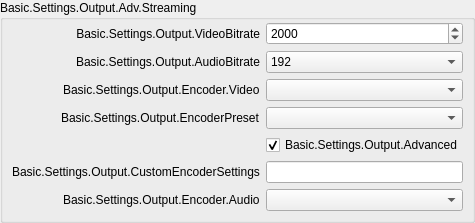
                     <widget class="QGroupBox" name="simpleStreamingGroupBox">
                      <property name="title">
                       <string>Basic.Settings.Output.Adv.Streaming</string>
                      </property>
                      <layout class="QFormLayout" name="simpleStreamingLayout">
                       <property name="fieldGrowthPolicy">
                        <enum>QFormLayout::FieldGrowthPolicy::AllNonFixedFieldsGrow</enum>
                       </property>
                       <property name="labelAlignment">
                        <set>Qt::AlignmentFlag::AlignRight|Qt::AlignmentFlag::AlignTrailing|Qt::AlignmentFlag::AlignVCenter</set>
                       </property>
                       <property name="leftMargin">
                        <number>9</number>
                       </property>
                       <property name="topMargin">
                        <number>2</number>
                       </property>
                       <property name="rightMargin">
                        <number>9</number>
                       </property>
                       <property name="bottomMargin">
                        <number>9</number>
                       </property>
                       <item row="0" column="0">
                        <widget class="QLabel" name="simpleOutputVBitrateLabel">
                         <property name="minimumSize">
                          <size>
                           <width>170</width>
                           <height>0</height>
                          </size>
                         </property>
                         <property name="text">
                          <string>Basic.Settings.Output.VideoBitrate</string>
                         </property>
                         <property name="alignment">
                          <set>Qt::AlignmentFlag::AlignRight|Qt::AlignmentFlag::AlignTrailing|Qt::AlignmentFlag::AlignVCenter</set>
                         </property>
                         <property name="buddy">
                          <cstring>simpleOutputVBitrate</cstring>
                         </property>
                        </widget>
                       </item>
                       <item row="0" column="1">
                        <widget class="QSpinBox" name="simpleOutputVBitrate">
                         <property name="minimum">
                          <number>200</number>
                         </property>
                         <property name="maximum">
                          <number>1000000</number>
                         </property>
                         <property name="value">
                          <number>2000</number>
                         </property>
                        </widget>
                       </item>
                       <item row="1" column="0">
                        <widget class="QLabel" name="simpleOutputABitrateLabel">
                         <property name="text">
                          <string>Basic.Settings.Output.AudioBitrate</string>
                         </property>
                         <property name="buddy">
                          <cstring>simpleOutputABitrate</cstring>
                         </property>
                        </widget>
                       </item>
                       <item row="1" column="1">
                        <widget class="QComboBox" name="simpleOutputABitrate">
                         <property name="currentIndex">
                          <number>8</number>
                         </property>
                         <item>
                          <property name="text">
                           <string>32</string>
                          </property>
                         </item>
                         <item>
                          <property name="text">
                           <string>48</string>
                          </property>
                         </item>
                         <item>
                          <property name="text">
                           <string>64</string>
                          </property>
                         </item>
                         <item>
                          <property name="text">
                           <string>80</string>
                          </property>
                         </item>
                         <item>
                          <property name="text">
                           <string>96</string>
                          </property>
                         </item>
                         <item>
                          <property name="text">
                           <string>112</string>
                          </property>
                         </item>
                         <item>
                          <property name="text">
                           <string>128</string>
                          </property>
                         </item>
                         <item>
                          <property name="text">
                           <string>160</string>
                          </property>
                         </item>
                         <item>
                          <property name="text">
                           <string>192</string>
                          </property>
                         </item>
                         <item>
                          <property name="text">
                           <string>256</string>
                          </property>
                         </item>
                         <item>
                          <property name="text">
                           <string>320</string>
                          </property>
                         </item>
                        </widget>
                       </item>
                       <item row="2" column="0">
                        <widget class="QLabel" name="simpleOutStrEncoderLabel">
                         <property name="text">
                          <string>Basic.Settings.Output.Encoder.Video</string>
                         </property>
                         <property name="buddy">
                          <cstring>simpleOutRecEncoder</cstring>
                         </property>
                        </widget>
                       </item>
                       <item row="2" column="1">
                        <widget class="QComboBox" name="simpleOutStrEncoder"/>
                       </item>
                       <item row="3" column="0">
                        <widget class="QLabel" name="simpleOutPresetLabel">
                         <property name="enabled">
                          <bool>true</bool>
                         </property>
                         <property name="text">
                          <string>Basic.Settings.Output.EncoderPreset</string>
                         </property>
                         <property name="buddy">
                          <cstring>simpleOutPreset</cstring>
                         </property>
                        </widget>
                       </item>
                       <item row="3" column="1">
                        <widget class="QComboBox" name="simpleOutPreset"/>
                       </item>
                       <item row="4" column="1">
                        <widget class="QCheckBox" name="simpleOutAdvanced">
                         <property name="text">
                          <string>Basic.Settings.Output.Advanced</string>
                         </property>
                         <property name="checked">
                          <bool>true</bool>
                         </property>
                        </widget>
                       </item>
                       <item row="5" column="0">
                        <widget class="QLabel" name="simpleOutCustomLabel">
                         <property name="text">
                          <string>Basic.Settings.Output.CustomEncoderSettings</string>
                         </property>
                         <property name="buddy">
                          <cstring>simpleOutCustom</cstring>
                         </property>
                        </widget>
                       </item>
                       <item row="5" column="1">
                        <widget class="QLineEdit" name="simpleOutCustom"/>
                       </item>
                       <item row="6" column="0">
                        <widget class="QLabel" name="simpleOutStrAEncoderLabel">
                         <property name="text">
                          <string>Basic.Settings.Output.Encoder.Audio</string>
                         </property>
                         <property name="buddy">
                          <cstring>simpleOutStrAEncoder</cstring>
                         </property>
                        </widget>
                       </item>
                       <item row="6" column="1">
                        <widget class="QComboBox" name="simpleOutStrAEncoder"/>
                       </item>
                      </layout>
                     </widget>
